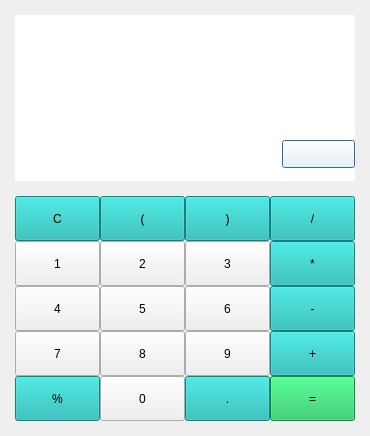
<?xml version="1.0" encoding="UTF-8"?>
<ui version="4.0">
 <class>Dialog</class>
 <widget class="QDialog" name="Dialog">
  <property name="geometry">
   <rect>
    <x>0</x>
    <y>0</y>
    <width>370</width>
    <height>436</height>
   </rect>
  </property>
  <property name="minimumSize">
   <size>
    <width>370</width>
    <height>436</height>
   </size>
  </property>
  <property name="maximumSize">
   <size>
    <width>370</width>
    <height>436</height>
   </size>
  </property>
  <property name="windowTitle">
   <string>jw_calculator</string>
  </property>
  <property name="windowIcon">
   <iconset>
    <normaloff>../image/icon.ico</normaloff>../image/icon.ico</iconset>
  </property>
  <layout class="QGridLayout" name="gridLayout_3">
   <property name="leftMargin">
    <number>15</number>
   </property>
   <property name="topMargin">
    <number>15</number>
   </property>
   <property name="rightMargin">
    <number>15</number>
   </property>
   <property name="bottomMargin">
    <number>15</number>
   </property>
   <property name="horizontalSpacing">
    <number>6</number>
   </property>
   <property name="verticalSpacing">
    <number>15</number>
   </property>
   <item row="0" column="0">
    <widget class="QWidget" name="widget" native="true">
     <property name="styleSheet">
      <string notr="true">background-color: rgb(255, 255, 255);</string>
     </property>
     <layout class="QGridLayout" name="gridLayout_2">
      <property name="leftMargin">
       <number>0</number>
      </property>
      <property name="topMargin">
       <number>0</number>
      </property>
      <property name="rightMargin">
       <number>0</number>
      </property>
      <property name="bottomMargin">
       <number>0</number>
      </property>
      <item row="0" column="0" colspan="2">
       <widget class="QLineEdit" name="q_lineEdit">
        <property name="minimumSize">
         <size>
          <width>0</width>
          <height>40</height>
         </size>
        </property>
        <property name="styleSheet">
         <string notr="true">font: 57 11pt &quot;Ubuntu&quot;;</string>
        </property>
        <property name="frame">
         <bool>false</bool>
        </property>
        <property name="alignment">
         <set>Qt::AlignRight|Qt::AlignTrailing|Qt::AlignVCenter</set>
        </property>
       </widget>
      </item>
      <item row="1" column="0" colspan="2">
       <widget class="QLineEdit" name="a_lineEdit">
        <property name="minimumSize">
         <size>
          <width>0</width>
          <height>40</height>
         </size>
        </property>
        <property name="styleSheet">
         <string notr="true">font: 57 11pt &quot;Ubuntu&quot;;</string>
        </property>
        <property name="frame">
         <bool>false</bool>
        </property>
        <property name="alignment">
         <set>Qt::AlignRight|Qt::AlignTrailing|Qt::AlignVCenter</set>
        </property>
       </widget>
      </item>
      <item row="2" column="0">
       <spacer name="horizontalSpacer">
        <property name="orientation">
         <enum>Qt::Horizontal</enum>
        </property>
        <property name="sizeHint" stdset="0">
         <size>
          <width>252</width>
          <height>20</height>
         </size>
        </property>
       </spacer>
      </item>
      <item row="2" column="1">
       <widget class="QPushButton" name="del_pushButton">
        <property name="minimumSize">
         <size>
          <width>73</width>
          <height>28</height>
         </size>
        </property>
        <property name="text">
         <string/>
        </property>
        <property name="icon">
         <iconset>
          <normaloff>../image/delete.png</normaloff>../image/delete.png</iconset>
        </property>
        <property name="iconSize">
         <size>
          <width>73</width>
          <height>28</height>
         </size>
        </property>
       </widget>
      </item>
     </layout>
    </widget>
   </item>
   <item row="1" column="0">
    <layout class="QGridLayout" name="gridLayout">
     <item row="0" column="0">
      <widget class="QPushButton" name="reset_pushButton">
       <property name="minimumSize">
        <size>
         <width>0</width>
         <height>45</height>
        </size>
       </property>
       <property name="styleSheet">
        <string notr="true">background-color: rgb(23, 182, 179);</string>
       </property>
       <property name="text">
        <string>C</string>
       </property>
      </widget>
     </item>
     <item row="0" column="1">
      <widget class="QPushButton" name="p_open_pushButton">
       <property name="minimumSize">
        <size>
         <width>0</width>
         <height>45</height>
        </size>
       </property>
       <property name="styleSheet">
        <string notr="true">background-color: rgb(23, 182, 179);</string>
       </property>
       <property name="text">
        <string>(</string>
       </property>
      </widget>
     </item>
     <item row="0" column="2">
      <widget class="QPushButton" name="p_close_pushButton">
       <property name="minimumSize">
        <size>
         <width>0</width>
         <height>45</height>
        </size>
       </property>
       <property name="styleSheet">
        <string notr="true">background-color: rgb(23, 182, 179);</string>
       </property>
       <property name="text">
        <string>)</string>
       </property>
      </widget>
     </item>
     <item row="0" column="3">
      <widget class="QPushButton" name="sign_pushButton_1">
       <property name="minimumSize">
        <size>
         <width>0</width>
         <height>45</height>
        </size>
       </property>
       <property name="styleSheet">
        <string notr="true">background-color: rgb(23, 182, 179);</string>
       </property>
       <property name="text">
        <string>/</string>
       </property>
      </widget>
     </item>
     <item row="1" column="0">
      <widget class="QPushButton" name="num_pushButton_1">
       <property name="minimumSize">
        <size>
         <width>0</width>
         <height>45</height>
        </size>
       </property>
       <property name="text">
        <string>1</string>
       </property>
      </widget>
     </item>
     <item row="1" column="1">
      <widget class="QPushButton" name="num_pushButton_2">
       <property name="minimumSize">
        <size>
         <width>0</width>
         <height>45</height>
        </size>
       </property>
       <property name="text">
        <string>2</string>
       </property>
      </widget>
     </item>
     <item row="1" column="2">
      <widget class="QPushButton" name="num_pushButton_3">
       <property name="minimumSize">
        <size>
         <width>0</width>
         <height>45</height>
        </size>
       </property>
       <property name="text">
        <string>3</string>
       </property>
      </widget>
     </item>
     <item row="1" column="3">
      <widget class="QPushButton" name="sign_pushButton_2">
       <property name="minimumSize">
        <size>
         <width>0</width>
         <height>45</height>
        </size>
       </property>
       <property name="styleSheet">
        <string notr="true">background-color: rgb(23, 182, 179);</string>
       </property>
       <property name="text">
        <string>*</string>
       </property>
      </widget>
     </item>
     <item row="2" column="0">
      <widget class="QPushButton" name="num_pushButton_4">
       <property name="minimumSize">
        <size>
         <width>0</width>
         <height>45</height>
        </size>
       </property>
       <property name="text">
        <string>4</string>
       </property>
      </widget>
     </item>
     <item row="2" column="1">
      <widget class="QPushButton" name="num_pushButton_6">
       <property name="minimumSize">
        <size>
         <width>0</width>
         <height>45</height>
        </size>
       </property>
       <property name="text">
        <string>5</string>
       </property>
      </widget>
     </item>
     <item row="2" column="2">
      <widget class="QPushButton" name="num_pushButton_7">
       <property name="minimumSize">
        <size>
         <width>0</width>
         <height>45</height>
        </size>
       </property>
       <property name="text">
        <string>6</string>
       </property>
      </widget>
     </item>
     <item row="2" column="3">
      <widget class="QPushButton" name="sign_pushButton_3">
       <property name="minimumSize">
        <size>
         <width>0</width>
         <height>45</height>
        </size>
       </property>
       <property name="styleSheet">
        <string notr="true">background-color: rgb(23, 182, 179);</string>
       </property>
       <property name="text">
        <string>-</string>
       </property>
      </widget>
     </item>
     <item row="3" column="0">
      <widget class="QPushButton" name="num_pushButton_5">
       <property name="minimumSize">
        <size>
         <width>0</width>
         <height>45</height>
        </size>
       </property>
       <property name="text">
        <string>7</string>
       </property>
      </widget>
     </item>
     <item row="3" column="1">
      <widget class="QPushButton" name="num_pushButton_8">
       <property name="minimumSize">
        <size>
         <width>0</width>
         <height>45</height>
        </size>
       </property>
       <property name="text">
        <string>8</string>
       </property>
      </widget>
     </item>
     <item row="3" column="2">
      <widget class="QPushButton" name="num_pushButton_9">
       <property name="minimumSize">
        <size>
         <width>0</width>
         <height>45</height>
        </size>
       </property>
       <property name="text">
        <string>9</string>
       </property>
      </widget>
     </item>
     <item row="3" column="3">
      <widget class="QPushButton" name="sign_pushButton_4">
       <property name="minimumSize">
        <size>
         <width>0</width>
         <height>45</height>
        </size>
       </property>
       <property name="styleSheet">
        <string notr="true">background-color: rgb(23, 182, 179);</string>
       </property>
       <property name="text">
        <string>+</string>
       </property>
      </widget>
     </item>
     <item row="4" column="0">
      <widget class="QPushButton" name="per_pushButton">
       <property name="minimumSize">
        <size>
         <width>0</width>
         <height>45</height>
        </size>
       </property>
       <property name="styleSheet">
        <string notr="true">background-color: rgb(23, 182, 179);</string>
       </property>
       <property name="text">
        <string>%</string>
       </property>
      </widget>
     </item>
     <item row="4" column="1">
      <widget class="QPushButton" name="num_pushButton_0">
       <property name="minimumSize">
        <size>
         <width>0</width>
         <height>45</height>
        </size>
       </property>
       <property name="text">
        <string>0</string>
       </property>
      </widget>
     </item>
     <item row="4" column="2">
      <widget class="QPushButton" name="dot_pushButton">
       <property name="minimumSize">
        <size>
         <width>0</width>
         <height>45</height>
        </size>
       </property>
       <property name="styleSheet">
        <string notr="true">background-color: rgb(23, 182, 179);</string>
       </property>
       <property name="text">
        <string>.</string>
       </property>
      </widget>
     </item>
     <item row="4" column="3">
      <widget class="QPushButton" name="result_pushButton">
       <property name="minimumSize">
        <size>
         <width>0</width>
         <height>45</height>
        </size>
       </property>
       <property name="styleSheet">
        <string notr="true">background-color: rgb(25, 194, 92);</string>
       </property>
       <property name="text">
        <string>=</string>
       </property>
      </widget>
     </item>
    </layout>
   </item>
  </layout>
 </widget>
 <resources/>
 <connections/>
</ui>
